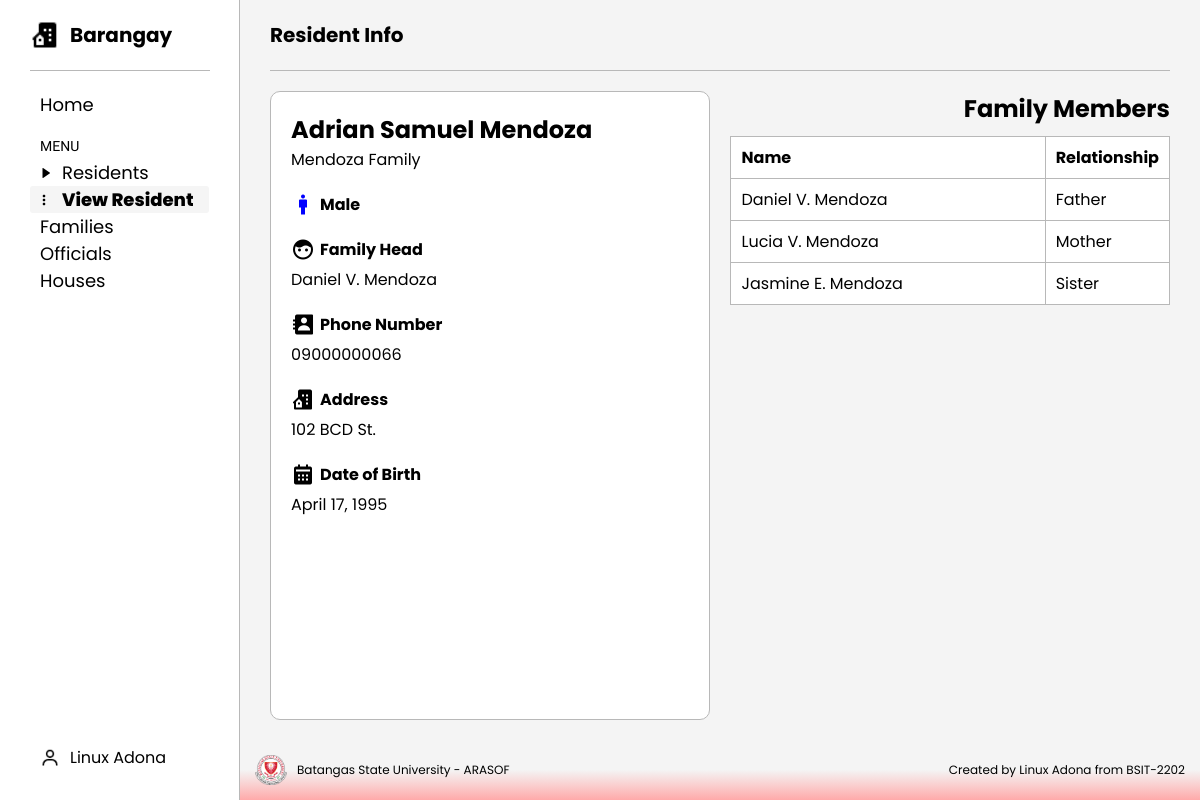
Screenshot of /residents-page/view_resident.php?id=66 with the database file from the repository.
### tables this page shows
CREATE TABLE `resident` (
  `resident_id` int(11) NOT NULL,
  `first_name` varchar(50) DEFAULT NULL,
  `middle_name` varchar(50) DEFAULT NULL,
  `last_name` varchar(50) DEFAULT NULL,
  `gender` enum('Male','Female') DEFAULT NULL,
  `date_of_birth` date DEFAULT NULL,
  `contact_number` varchar(11) NOT NULL,
  `address_id` int(11) DEFAULT NULL,
  `family_head` tinyint(1) DEFAULT NULL,
  `family_id` int(11) DEFAULT NULL
);

CREATE TABLE `family` (
  `family_id` int(11) NOT NULL,
  `family_name` varchar(100) DEFAULT NULL,
  `address_id` int(11) DEFAULT NULL,
  `family_head_id` int(11) DEFAULT NULL
);

CREATE TABLE `address` (
  `address_id` int(11) NOT NULL,
  `house_number` varchar(20) DEFAULT NULL,
  `street` varchar(100) DEFAULT NULL,
  `barangay_id` int(11) DEFAULT NULL
);

### residents-page/view_resident.php (the view, shortened to what this page needs)
<?php include "../brgy_management/db.php"; ?>
<?php include "../brgy_management/tables/residents_info/resident_details.php"; ?>
<?php include "../brgy_management/tables/residents_info/resident_family.php"; ?>
<!DOCTYPE html>
<html lang="en">
<head>
    <link rel="stylesheet" href="../styles/residents/info.css">
    <link rel="stylesheet" href="../styles/style.css">
    <link href='https://unpkg.com/boxicons@2.1.4/css/boxicons.min.css' rel='stylesheet'>
</head>
<body>
    <?php
    $resident_id = isset($_GET['id']) ? $_GET['id'] : 0;
    $resident = getResidentDetails($conn, $resident_id);
    ?>
    <div class="sidebar">
        <div class="brgy-logo">
            <img />
            <h2>Barangay</h2>
        </div>
        <div class="nav">
            <ul>
                <li><a href="../index.php">Home</a></li>
            </ul>
            <ul>
                <div class="seperator">MENU</div>
                <div class="menu">
                    <li>
                        <img />
                        <a href="residents.php">Residents</a>
                    </li>
                    <li class="active">
                        <i class='bx bx-dots-vertical-rounded'></i>
                        <?php
                        $resident_id = isset($_GET["id"]) ? $_GET["id"] : 0;
                        echo "<a href='view_resident.php?id=" . $resident_id . "'>View Resident</a>";
                        ?>
                    </li>
                    <li>
                        <a href="../families-page/families.php">Families</a>
                    </li>
                    <li>
                        <a href="../officials-page/officials.php">Officials</a>
                    </li>
                    <li>
                        <a href="../houses-page/houses.php">Houses</a>
                    </li>
                </div>
            </ul>
        </div>
        <div class="session">
            <div class="user">
                <a href="https://www.facebook.com/Linux.Sale.Adona">
                    <img />
                    <p>Linux Adona</p>
                </a>
            </div>
        </div>
    </div>
    <div class="main">
        <header>
            <h2>Resident Info</h2>
        </header>
        <div class="content">
            <div class="left-bx">
                <div class="resident-bx">
                    <h2>
                        <?php echo $resident ? $resident['first_name'] . " " . $resident['middle_name'] . " " . $resident['last_name'] : "Resident not found."; ?>
                    </h2>
                    <p><?php echo getFamilyName($conn, $resident['family_id'] ?? 0); ?> Family</p>
                </div>
                <div class="resident-info-bx">
                    <div class="info-bx">
                        <?php echo getGender($conn, $resident_id ?? 0); ?>
                        <h4><?php echo $resident['gender'] ?? "N/A"; ?></h4>
                    </div>
                    <div class="info-bx">
                        <i class='bx bxs-face'></i>
                        <h4>Family Head</h4>
                    </div>
                    <p><?php echo getFamilyHead($conn, $resident['family_id'] ?? 0) ?></p>
                    <div class="info-bx">
                        <i class='bx bxs-contact'></i>
                        <h4>Phone Number</h4>
                    </div>
                    <p><?php echo $resident['contact_number'] ?? "N/A"; ?></p>
                    <div class="info-bx">
                        <i class='bx bxs-building-house'></i>
                        <h4>Address</h4>
                    </div>
                    <p><?php echo isset($resident) ? $resident['house_number'] . " " . $resident['street'] : 'N/A'; ?></p>
                    <div class="info-bx">
                        <i class='bx bxs-calendar'></i>
                        <h4>Date of Birth</h4>
                    </div>
                    <p><?php echo isset($resident['date_of_birth']) ? date("F j, Y", strtotime($resident['date_of_birth'])) : 'N/A'; ?></p>
                </div>
            </div>
            <div class="right-bx">
                <h2>Family Members</h2>
                <table>
                    <thead>
                        <tr>
                            <th>Name</th>
                            <th>Relationship</th>
                        </tr>
                    </thead>
                    <tbody>
                        <?php echo loadFamilyMembers($conn, $resident['family_id'] ?? 0, $resident_id); ?>
                    </tbody>
                </table>
            </div>
        </div>
        <footer>
            <div class="bsu-logo">
                <img src="../imgs/Batangas_State_Logo.png">
                <p>Batangas State University - ARASOF</p>
            </div>
            <p>Created by Linux Adona from BSIT-2202</p>
        </footer>
    </div>
</body>
</html>

### brgy_management/tables/residents_info/resident_family.php (shortened to what this page needs)
<?php
function loadFamilyMembers($conn, $family_id, $resident_id)
{
    $sql = "SELECT r.first_name, r.middle_name, r.last_name, r.resident_id, r.gender,
                   CASE
                       WHEN rel.father_id = r.resident_id THEN 'Father'
                       WHEN rel.mother_id = r.resident_id THEN 'Mother'
                       WHEN rel.child_id = r.resident_id THEN 'Child'
                   END AS relationship
            FROM resident r
            JOIN relationships rel ON r.family_id = rel.family_id
            WHERE r.family_id = ? AND (rel.father_id = r.resident_id OR rel.mother_id = r.resident_id OR rel.child_id = r.resident_id)
            AND r.resident_id != ?";
    $stmt = $conn->prepare($sql);
    $stmt->bind_param("ii", $family_id, $resident_id);
    $stmt->execute();
    $result = $stmt->get_result();
    $output = "";
    if ($result->num_rows > 0) {
        while ($row = $result->fetch_assoc()) {
            $child = '';
            if (isChild($conn, $resident_id, $family_id)) {
                if ($row['relationship'] == 'Child') {
                    if ($row['gender'] == 'Female') {
                        $child = 'Sister';
                    } else {
                        $child = 'Brother';
                    }
                    $output .= "<tr>
                                <td><a href='view_resident.php?id=" . $row['resident_id'] . "'>" . $row['first_name'] . " " . substr($row['middle_name'], 0, 1) . ". " . $row['last_name'] . "</a></td>
                                <td>" . $child . "</td>
                            </tr>";
                } else {
                    $output .= "<tr>
                                <td><a href='view_resident.php?id=" . $row['resident_id'] . "'>" . $row['first_name'] . " " . substr($row['middle_name'], 0, 1) . ". " . $row['last_name'] . "</a></td>
                                <td>" . $row['relationship'] . "</td>
                            </tr>";
                }
            }
        }
    } else {
        $output .= "<tr><td colspan='2'>No Family Members found.</td></tr>";
    }
    return $output;
}
function isChild($conn, $resident_id, $family_id)
{
    $sql = "SELECT r.resident_id, CASE
                       WHEN rel.father_id = r.resident_id THEN 'Father'
                       WHEN rel.mother_id = r.resident_id THEN 'Mother'
                       WHEN rel.child_id = r.resident_id THEN 'Child'
                   END AS relationship
            FROM resident r
            JOIN relationships rel ON r.family_id = rel.family_id
            WHERE r.family_id = ? AND (rel.father_id = r.resident_id OR rel.mother_id = r.resident_id OR rel.child_id = r.resident_id)";
    $stmt = $conn->prepare($sql);
    $stmt->bind_param("i", $family_id);
    $stmt->execute();
    $result = $stmt->get_result();
    $output = false;
    if ($result->num_rows > 0) {
        while ($row = $result->fetch_assoc()) {
            if ($row['resident_id'] == $resident_id) {
                if ($row['relationship'] == 'Child') {
                    $output .= true;
                }
            }
        }
    }
    return $output;
}

### styles/residents/info.css (style rules this page uses)
.content { margin: 20px 30px; display: flex; gap: 20px; justify-content: space-between; }
.left-bx { justify-content: center; align-items: center; background-color: #fff; padding: 20px; border: 1px solid #b8b8b8; border-radius: 10px; width: 50%; }
.right-bx { display: flex; flex-direction: column; gap: 10px; text-align: right; width: 50%; height: calc(100vh - 171px); }
.info-bx { margin: 20px 0 5px 0; display: flex; align-items: center; gap: 5px; }
.info-bx i { font-size: 24px; }
table { width: 100%; border-collapse: collapse; border: 1px solid #b8b8b8; }
table, th, td { border: 1px solid #ddd; }
th, td { padding: 8px 10px; text-align: left; background-color: #fff; border: 1px solid #b8b8b8; }
td { white-space: nowrap; }
td a { text-decoration: none; color: inherit; transition: all 0.3 ease; }
th:nth-child(1), td:nth-child(1) { width: auto; }
th:nth-child(2), td:nth-child(2) { width: 1%; }

### styles/style.css (style rules this page uses)
* { margin: 0; padding: 0; box-sizing: border-box; font-family: 'Poppins', sans-serif; }
body { height: 100vh; background: #f4f4f4; overflow: auto; }
.sidebar { position: fixed; display: flex; flex-direction: column; align-items: flex-start; width: 240px; height: 100vh; border-right: 1px solid #b8b8b8; background-color: #fff; z-index: 1000; }
.brgy-logo { display: flex; padding: 20px 0; align-items: center; margin: 0 30px; gap: 10px; width: 180px; border-bottom: 1px solid #b8b8b8; }
.brgy-logo img { height: 30px; }
.brgy-logo h2 { font-size: 20px; }
.nav { width: 100%; padding: 20px 30px; }
.nav ul li { display: flex; list-style: none; align-items: center; border-radius: 3px; }
.nav ul li img { height: 12px; padding-left: 10px; }
.nav ul li a { width: 100%; }
.nav a { display: flex; flex-direction: column; text-decoration: none; font-size: 18px; color: inherit; gap: 10px; padding: 0 10px; border-radius: 3px; }
.nav .seperator { font-size: 14px; font-family: 'Lexend Giga', sans-serif; margin-top: 20px; margin-bottom: 5px; }
.active { font-weight: 800; background-color: #f5f5f5; }
.active i { margin-left: 6px; }
.seperator { padding-left: 10px; }
.menu li { list-style: none; display: flex; align-items: center; border-radius: 3px; }
.menu li a { width: 100%; }
.menu img { height: 12px; padding-left: 10px; }
.session { display: flex; justify-content: space-between; align-items: center; width: 100%; margin-top: auto; padding: 20px 30px; gap: 10px; }
.user { display: flex; align-items: center; padding: 10px; gap: 10px; border-radius: 4px; cursor: pointer; }
.user a { text-decoration: none; display: flex; color: inherit; gap: 10px; align-items: center; }
.session .user p { font-size: 16px; }
.user img { height: 20px; }
.main { margin-left: 240px; display: flex; flex-direction: column; min-height: 100vh; }
header { display: flex; position: static; padding: 20px 0; margin: 0 30px; justify-content: space-between; border-bottom: 1px solid #b8b8b8; }
header h2 { font-size: 20px; }
footer { margin-top: auto; padding: 15px; font-size: 12px; display: flex; justify-content: space-between; background: linear-gradient(to top, #ffaaaa, #f4f4f4, #f4f4f4); align-items: center; }
.bsu-logo { display: flex; align-items: center; gap: 10px; }
.bsu-logo img { height: 30px; }

### rows the page displays
resident: first_name "Adrian", middle_name "Samuel", last_name "Mendoza", family.family_name "Mendoza", gender "Male", contact_number "09000000066", address.house_number "102", address.street "BCD St.", date_of_birth "April 17, 1995"
resident: first_name "Daniel", middle_name "V", last_name "Mendoza", relationship "Father"
resident: first_name "Lucia", middle_name "V", last_name "Mendoza", relationship "Mother"
resident: first_name "Jasmine", middle_name "E", last_name "Mendoza", gender "Sister"

### other values shown
getFamilyHead($conn, $resident['family_id'] ?? 0) "Daniel V. Mendoza"
